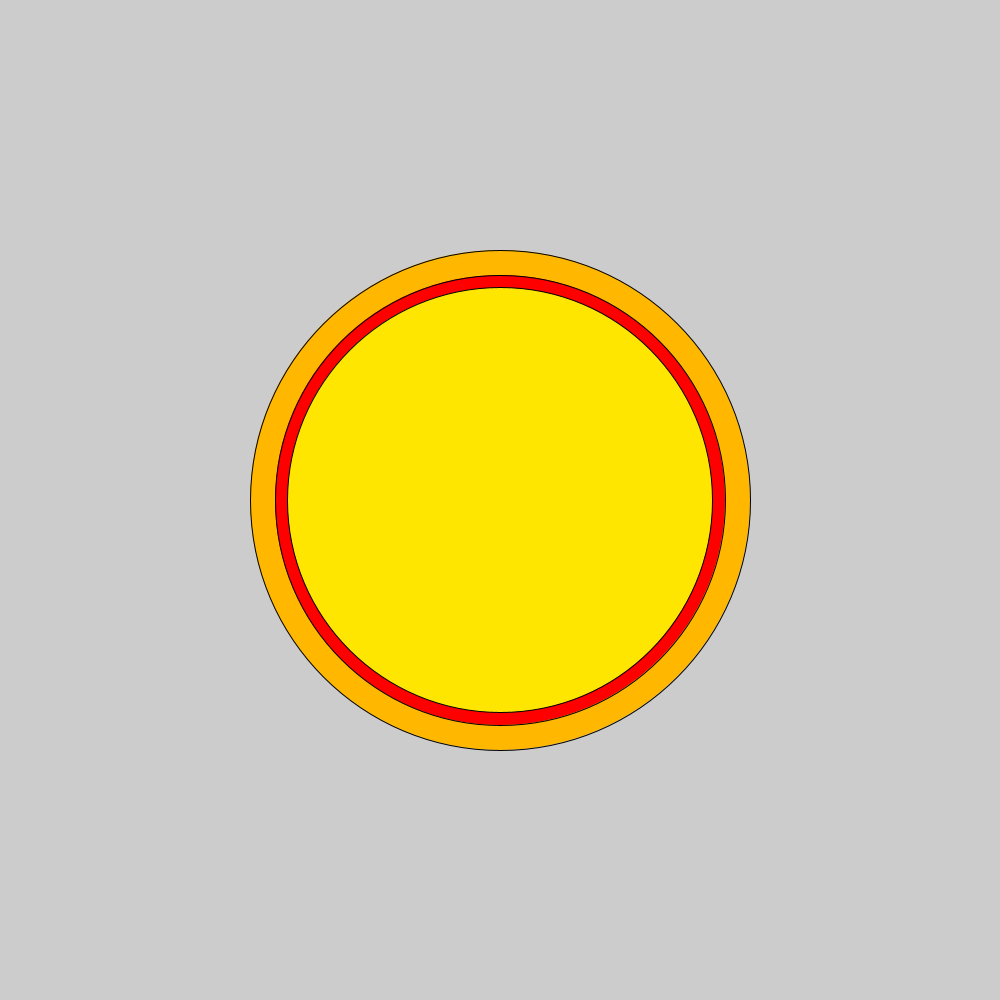
Frame 1 (no input)
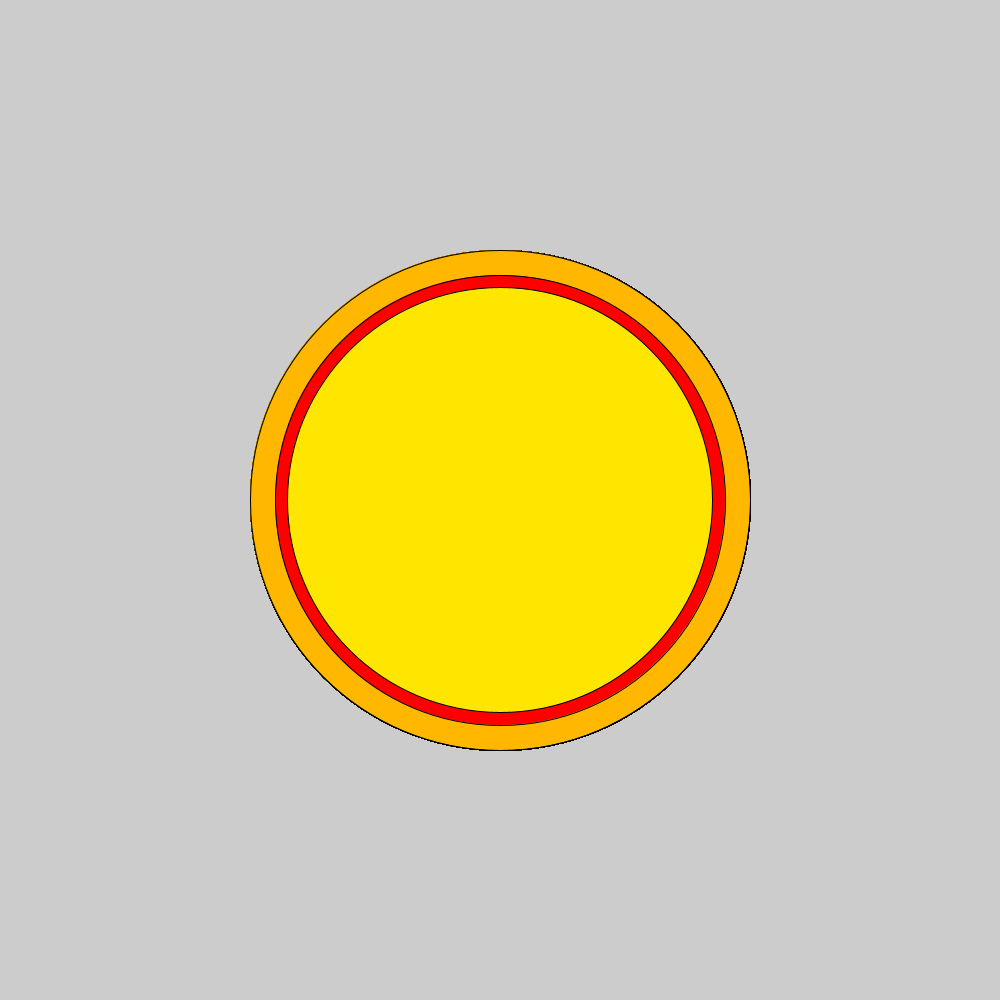
Frame 60 (the mouse pressed at the canvas centre just before this capture)
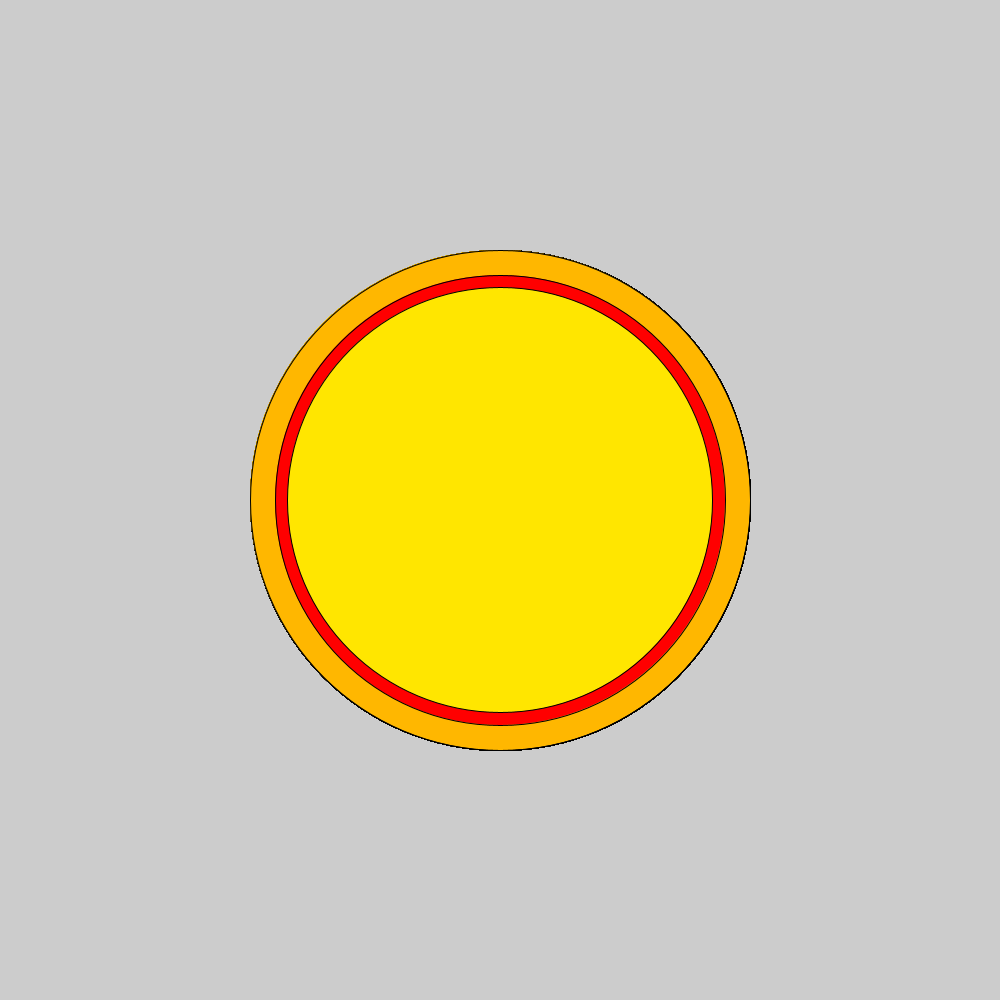
Frame 120 (the mouse held since frame 60 and released just before this capture)

The Processing sketch that drew these frames (run headless with seeded random() and noise(); from frame 60 on, the mouse is pressed at the canvas centre):

// Processing sketch: pizza
// ── pizza.pde

void setup() {
    size(1000, 1000);
}
void draw() {
    fill(#FFB700);
ellipse(500, 500, 500, 500);
fill(#FF0000);
ellipse(500, 500, 450, 450);
fill(#FFE600);
ellipse(500,500, 425, 425);


}
